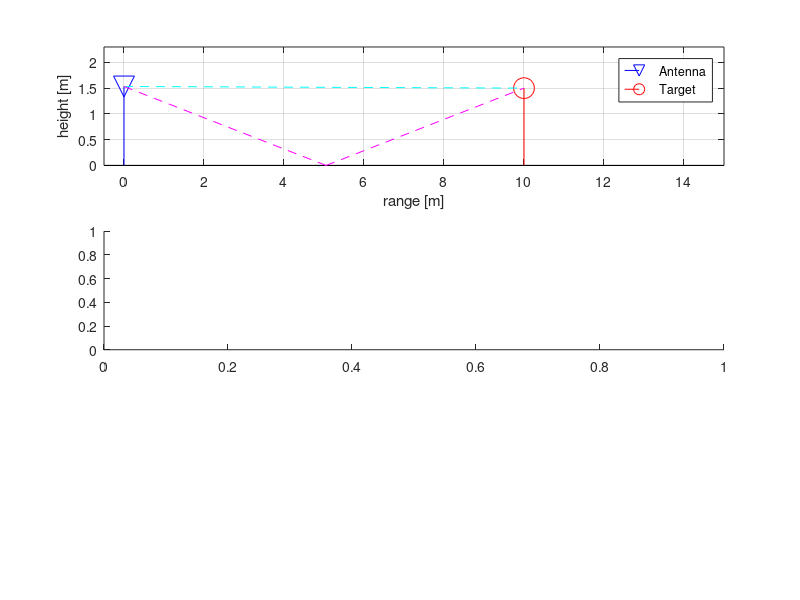

Write the MATLAB code that produced this figure. (Note: this script raises an error after producing the figure.)
% % TODO:
% %    0. Add cuts per antenna height
% %    1. Add integration over multiple heights - for complex target with
% %      multiple contributers.
% %    2.  

close all
clear
clc

%% Settings
freqs  =  (77:0.02:81)*1e9;   % (62:0.02:65)*1e9;  % [Hz]

h1_0 = 1.5;  % [m]
h2 = 1.5;    % [m]
D  = 10;  % [m]

N_ants = 20;
d_ants = 1.6e-3;  % 1.6e-3;  % [m]

Pol_ang = 0;  % To add treatment!

Ant_BW = 180;  % [deg]
eps_surface = 10;

theta_vec = (-80:1:80)*pi/180;
useApodization = 0;

%% Calc
k  = 2*pi*freqs/3e8;

Smat_tx_prll = zeros(N_ants,length(freqs));
Smat_tx_ppdc = zeros(N_ants,length(freqs));

for n = 1:N_ants
    h1 = h1_0 + n*d_ants;
    L0 = sqrt(D^2 + (h2-h1)^2);

    theta0 = atan((h1-h2)/D)*180/pi;

    d1 = D*h1/(h1 + h2);
    d2 = D - d1;
    L1 = sqrt(h1^2 + d1^2);
    L2 = sqrt(h2^2 + d2^2);

    theta2 = atan(d1/h1)*180/pi;
    BW_loss = -3*(abs((90-theta2)-theta0)/Ant_BW).^2;    % [dB]


    theta0 = theta0*pi/180;
    theta2 = theta2*pi/180;

    n_srf = sqrt(eps_surface);
%     R_prll = abs((cos(theta2) - n_srf*sqrt(1 - (1/n_srf*sin(theta2))^2)) / ...
%                     (cos(theta2) + n_srf*sqrt(1 - (1/n_srf*sin(theta2))^2)));
%     R_ppdc = abs((sqrt(1 - (1/n_srf*sin(theta2))^2) - n_srf*cos(theta2)) / ...
%                     (sqrt(1 - (1/n_srf*sin(theta2))^2) + n_srf*cos(theta2))); 

    R_prll = ((cos(theta2) - n_srf*sqrt(1 - (1/n_srf*sin(theta2))^2)) / ...
                    (cos(theta2) + n_srf*sqrt(1 - (1/n_srf*sin(theta2))^2)));
    R_ppdc = ((sqrt(1 - (1/n_srf*sin(theta2))^2) - n_srf*cos(theta2)) / ...
                    (sqrt(1 - (1/n_srf*sin(theta2))^2) + n_srf*cos(theta2))); 


    E__prll = exp(1i*k*L0) + R_prll*10^(BW_loss/10)*exp(1i*k*(L1+L2));
    E__ppdc = exp(1i*k*L0) + R_ppdc*10^(BW_loss/10)*exp(1i*k*(L1+L2));
    
    Smat_tx_prll(n,:) = E__prll;
    Smat_tx_ppdc(n,:) = E__ppdc;

end


%% "2D Imaging"
% win = CreateFreqWindow(freqs,{'nt4',[0 1]},1);
win = ones(1,length(freqs));

N_fft= 2^11;
Smat_tx_prll_t = fftshift(fft(win.*Smat_tx_prll,N_fft,2)/(N_fft)); 
Smat_tx_ppdc_t = fftshift(fft(win.*Smat_tx_ppdc,N_fft,2)/(N_fft)); 

t_end = 1/(freqs(2)-freqs(1));  
dt = t_end/N_fft;
t = -t_end/2:dt:t_end/2-dt;


Rx_pos_vec  = (d_ants*(0:N_ants-1));
if useApodization
    margins_y = 0.5;
    rx_vec_forwin = (Rx_pos_vec - mean(Rx_pos_vec)); 
    rx_vec_forwin = rx_vec_forwin / max(rx_vec_forwin);
    [w,msg] = gencoswin('hamming',50);
    win_rx  = interp1(linspace(-1/margins_y,1/margins_y,50),w,rx_vec_forwin);
else
    win_rx = ones(1,length(Rx_pos_vec));
end

AzRecMat = [];
for ll = 1:length(theta_vec)
    AzRecMat(ll,:) = win_rx.*exp(2i*pi*mean(freqs)/3e8*Rx_pos_vec*sin(theta_vec(ll)));   
end

Smat_t_theta_prll = AzRecMat*Smat_tx_prll_t;
Smat_t_theta_ppdc = AzRecMat*Smat_tx_ppdc_t;


%% Plotting
figure; subplot(3,1,1);
stem(0,h1,'bv','BaseValue',0,'MarkerSize',15); grid on; hold all
stem(D,h2,'ro','BaseValue',0,'MarkerSize',15); 
hold all; plot([0 , D],[h1 , h2],'c--','LineWidth',0.2);
plot([0,d1],[h1,0],'m--',[d1,D],[0,h2],'m--','LineWidth',0.2);
xlim([-0.5 D*1.5]);  ylim([0 , max([h1,h2])*1.5]); 
legend('Antenna','Target');
xlabel('range [m]'); ylabel('height [m]');

subplot(3,1,2);
plot(freqs*1e-9,db(Smat_tx_prll));  grid on;
xlabel('f[GHz]'); ylabel('Pr_norm [dB]');
title('Single-reflection interference, H-pol.');

subplot(3,1,3);
plot(freqs*1e-9,db(Smat_tx_ppdc));  grid on;
xlabel('f[GHz]'); ylabel('Pr_norm [dB]');
title('Single-reflection interference, V-pol.');


figure; subplot(2,1,1);
stem(0,h1,'bv','BaseValue',0,'MarkerSize',15); grid on; hold all
stem(D,h2,'ro','BaseValue',0,'MarkerSize',15); 
hold all; plot([0 , D],[h1 , h2],'c--','LineWidth',0.2);
plot([0,d1],[h1,0],'m--',[d1,D],[0,h2],'m--','LineWidth',0.2);
xlim([-0.5 D*1.5]);  ylim([0 , max([h1,h2])*1.5]); 
legend('Antenna','Target');
xlabel('range [m]'); ylabel('height [m]');

subplot(2,1,2);
plot(t*3e8/2,db(Smat_tx_prll_t),t*3e8/2,db(Smat_tx_ppdc_t));  grid on;
xlabel('x [m]'); ylabel('Pr_norm [dB]');
title('Time domain');
legend('H-pol','V-pol');



figure; subplot(1,2,1);
surface(t*3e8/2,theta_vec*180/pi,db(Smat_t_theta_prll) - max(max(db(Smat_t_theta_prll))),'EdgeColor','none');
xlabel('x [m]'); ylabel('\theta [deg]');
title('H-pol');
set(gca,'CLim',[-30,0]);

subplot(1,2,2);
surface(t*3e8/2,theta_vec*180/pi,db(Smat_t_theta_ppdc) - max(max(db(Smat_t_theta_ppdc))),'EdgeColor','none');
xlabel('x [m]'); ylabel('\theta [deg]');
title('V-pol');
set(gca,'CLim',[-30,0]);


%% Adding Polarization
Smat_t_theta = cos(Pol_ang*pi/180)*Smat_t_theta_ppdc + sin(Pol_ang*pi/180)*Smat_t_theta_prll;


